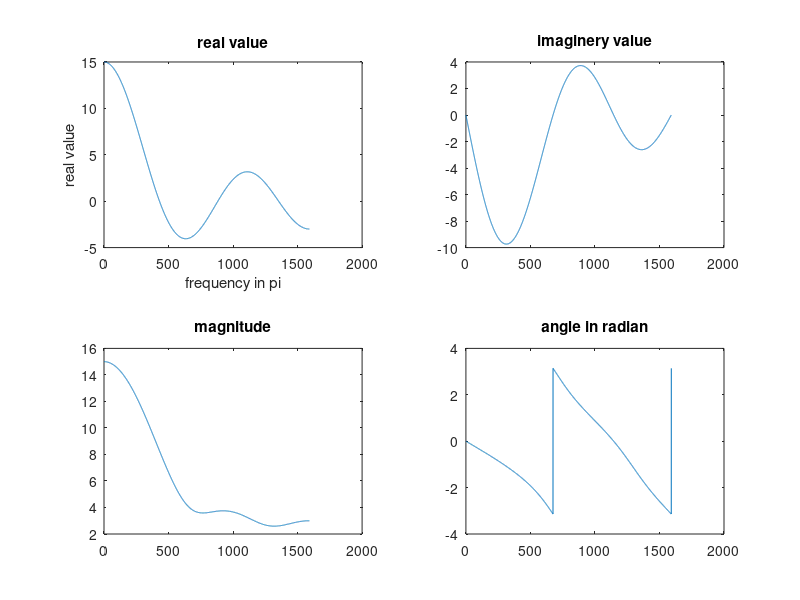

Here is the MATLAB script that generated this plot:
n=-1:3; %indices of signal
m=5000; % number samples in [0,pi]
w=0:m; % frequency sequence
x=1:5; %Signsl
% X   = x * W
%1x501=1x5 5x501
 X=x*exp(-1j*pi/m).^(n'*w); %DTFT of finite signal x
p=w/pi; 
subplot(2,2,1)
plot(p,real(X))
title('real value')
ylabel('real value')
xlabel('frequency in pi')
subplot(2,2,2)
plot(p,imag(X))
title('imaginery value')
subplot(2,2,3)
plot(p,abs(X))
title('magnitude')
subplot(2,2,4)
plot(p,angle(X))
title('angle in radian')